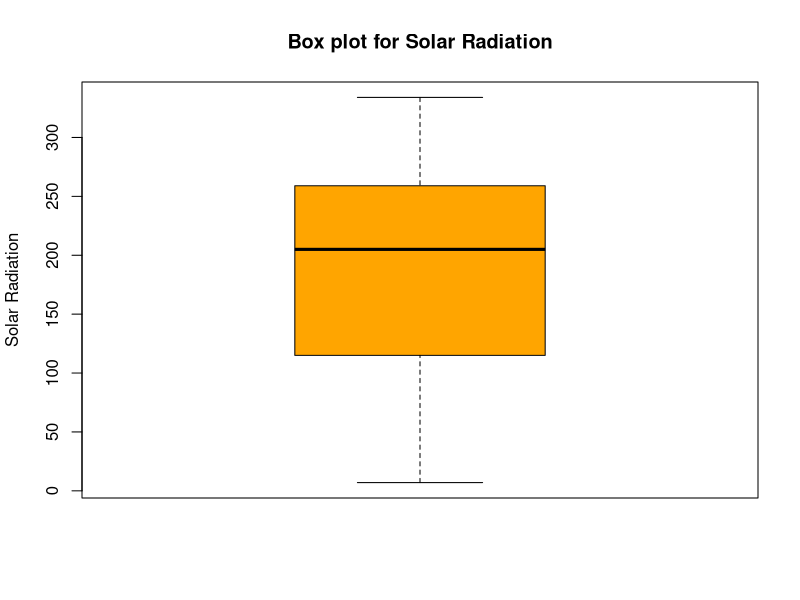
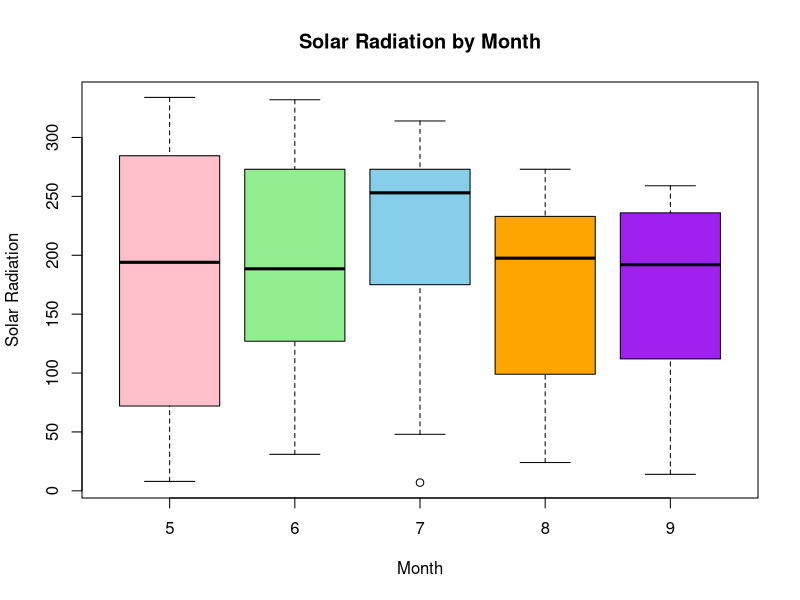
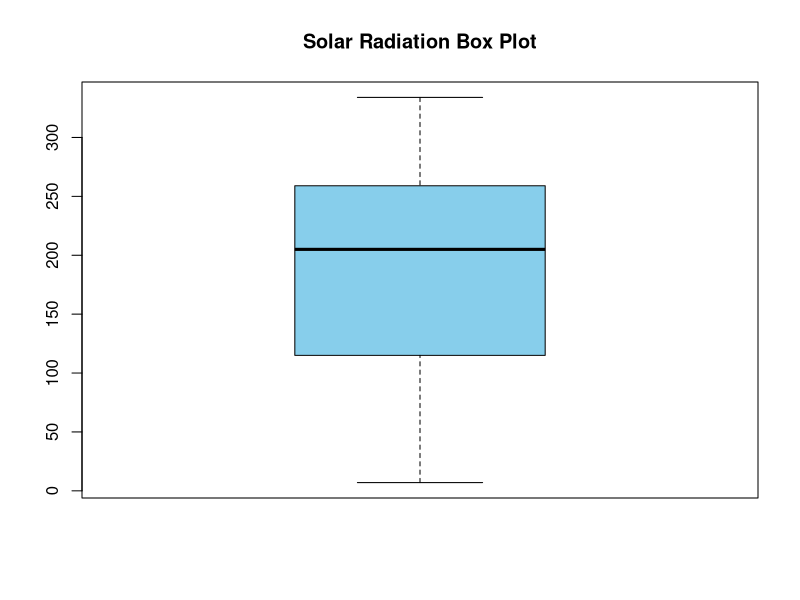
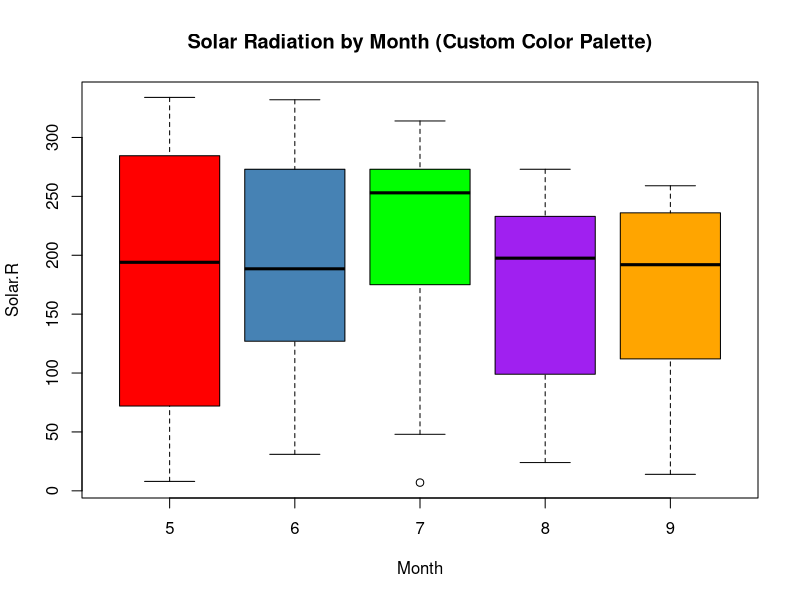
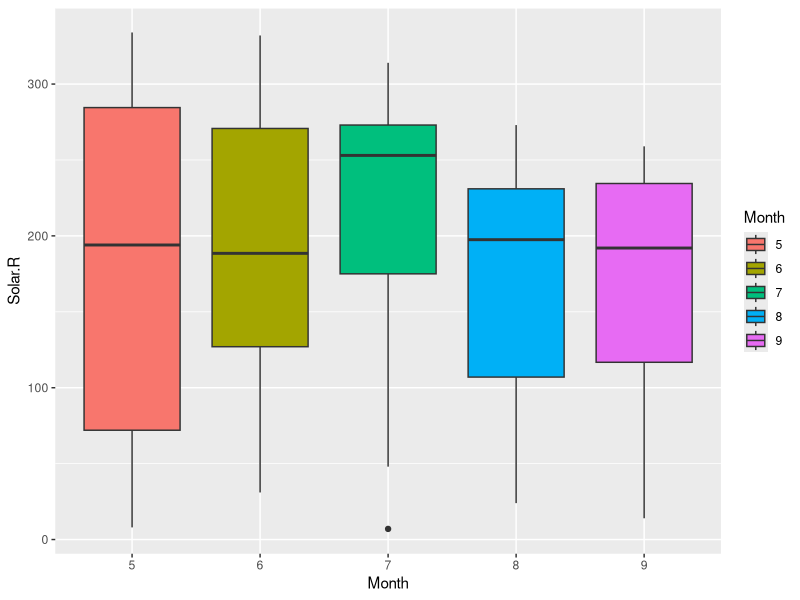
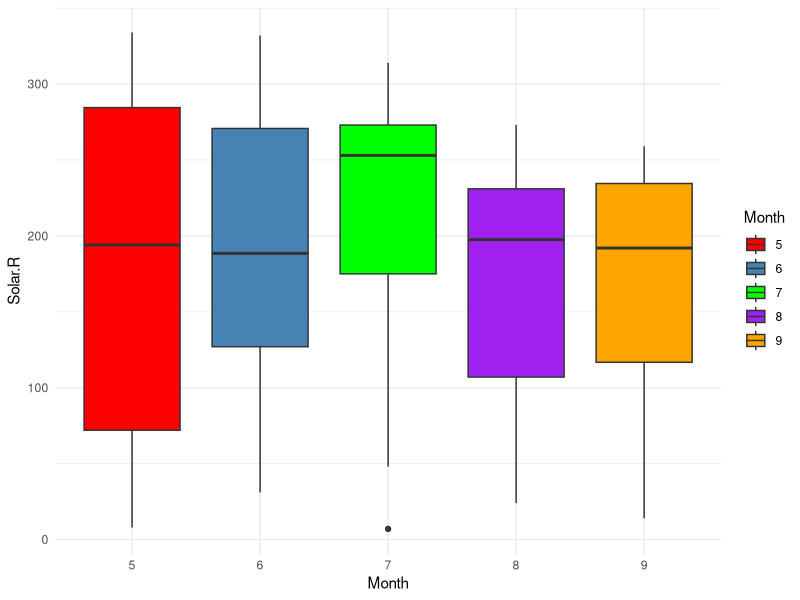

Write the R code that produced these figures, in order.
# Load dataset
data(airquality)

# Inspect the data
?airquality
View(airquality)
str(airquality)
class(airquality)

# Boxplot for Solar.R
boxplot(airquality$Solar.R,
        main = "Box plot for Solar Radiation",
        ylab = "Solar Radiation",
        col = "orange")

# Convert Month into factor
airquality$Month <- as.factor(airquality$Month)

# Grouped Boxplot for Solar.R by Month
boxplot(Solar.R ~ Month,
        data = airquality,
        main = "Solar Radiation by Month",
        xlab = "Month",
        ylab = "Solar Radiation",
        col = c('pink','lightgreen','skyblue','orange','purple'))

# Multi-variable box plot (only Solar.R column)
boxplot(airquality$Solar.R,
        main = "Solar Radiation Box Plot",
        col = "skyblue")

# Custom Color Palette
month_colors <- c(
  "5" = "red",
  "6" = "steelblue",
  "7" = "green",
  "8" = "purple",
  "9" = "orange"
)

boxplot(Solar.R ~ Month,
        data = airquality,
        main = "Solar Radiation by Month (Custom Color Palette)",
        col = month_colors)

# Using ggplot
library(ggplot2)

# Basic ggplot boxplot
ggplot(airquality,
       aes(x = Month, y = Solar.R, fill = Month)) +
  geom_boxplot()

# Manual Color Palette in ggplot
ggplot(airquality,
       aes(x = Month, y = Solar.R, fill = Month)) +
  geom_boxplot() +
  scale_fill_manual(
    values = c(
      "5" = "red",
      "6" = "steelblue",
      "7" = "green",
      "8" = "purple",
      "9" = "orange"
    )
  ) +
  theme_minimal()
